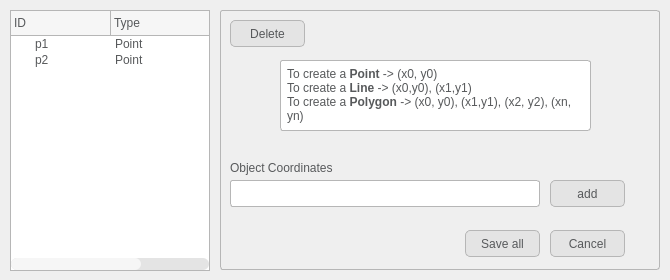
<?xml version="1.0" encoding="UTF-8"?>
<ui version="4.0">
 <class>Dialog</class>
 <widget class="QDialog" name="Dialog">
  <property name="geometry">
   <rect>
    <x>0</x>
    <y>0</y>
    <width>670</width>
    <height>280</height>
   </rect>
  </property>
  <property name="windowTitle">
   <string>New Object</string>
  </property>
  <property name="styleSheet">
   <string notr="true">QPalette{background:#FFFFFF;}*{outline:0px;color:#57595B;}

QWidget[form=&quot;true&quot;],QLabel[frameShape=&quot;1&quot;]{
border:1px solid #B6B6B6;
border-radius:0px;
}

QWidget[form=&quot;bottom&quot;]{
background:#E4E4E4;
}

QWidget[form=&quot;bottom&quot;] .QFrame{
border:1px solid #57595B;
}

QWidget[form=&quot;bottom&quot;] QLabel,QWidget[form=&quot;title&quot;] QLabel{
border-radius:0px;
color:#57595B;
background:none;
border-style:none;
}

QWidget[form=&quot;title&quot;],QWidget[nav=&quot;left&quot;],QWidget[nav=&quot;top&quot;] QAbstractButton{
border-style:none;
border-radius:0px;
padding:5px;
color:#57595B;
background:qlineargradient(spread:pad,x1:0,y1:0,x2:0,y2:1,stop:0 #E4E4E4,stop:1 #E4E4E4);
}

QWidget[nav=&quot;top&quot;] QAbstractButton:hover,QWidget[nav=&quot;top&quot;] QAbstractButton:pressed,QWidget[nav=&quot;top&quot;] QAbstractButton:checked{
border-style:solid;
border-width:0px 0px 2px 0px;
padding:4px 4px 2px 4px;
border-color:#00BB9E;
background:qlineargradient(spread:pad,x1:0,y1:0,x2:0,y2:1,stop:0 #F6F6F6,stop:1 #F6F6F6);
}

QWidget[nav=&quot;left&quot;] QAbstractButton{
border-radius:0px;
color:#57595B;
background:none;
border-style:none;
}

QWidget[nav=&quot;left&quot;] QAbstractButton:hover{
color:#FFFFFF;
background-color:#00BB9E;
}

QWidget[nav=&quot;left&quot;] QAbstractButton:checked,QWidget[nav=&quot;left&quot;] QAbstractButton:pressed{
color:#57595B;
border-style:solid;
border-width:0px 0px 0px 2px;
padding:4px 4px 4px 2px;
border-color:#00BB9E;
background-color:#FFFFFF;
}

QWidget[video=&quot;true&quot;] QLabel{
color:#57595B;
border:1px solid #B6B6B6;
background:qlineargradient(spread:pad,x1:0,y1:0,x2:0,y2:1,stop:0 #E4E4E4,stop:1 #E4E4E4);
}

QWidget[video=&quot;true&quot;] QLabel:focus{
border:1px solid #00BB9E;
background:qlineargradient(spread:pad,x1:0,y1:0,x2:0,y2:1,stop:0 #F6F6F6,stop:1 #F6F6F6);
}

QLineEdit,QTextEdit,QPlainTextEdit,QSpinBox,QDoubleSpinBox,QComboBox,QDateEdit,QTimeEdit,QDateTimeEdit{
border:1px solid #B6B6B6;
border-radius:3px;
padding:2px;
background:none;
selection-background-color:#E4E4E4;
selection-color:#57595B;
}

QLineEdit:focus,QTextEdit:focus,QPlainTextEdit:focus,QSpinBox:focus,QDoubleSpinBox:focus,QComboBox:focus,QDateEdit:focus,QTimeEdit:focus,QDateTimeEdit:focus,QLineEdit:hover,QTextEdit:hover,QPlainTextEdit:hover,QSpinBox:hover,QDoubleSpinBox:hover,QComboBox:hover,QDateEdit:hover,QTimeEdit:hover,QDateTimeEdit:hover{
border:1px solid #B6B6B6;
}

QLineEdit[echoMode=&quot;2&quot;]{
lineedit-password-character:9679;
}

.QFrame{
border:1px solid #B6B6B6;
border-radius:3px;
}

.QGroupBox{
border:1px solid #B6B6B6;
border-radius:5px;
margin-top:3ex;
}

.QGroupBox::title{
subcontrol-origin:margin;
position:relative;
left:10px;
}

.QPushButton,.QToolButton{
border-style:none;
border:1px solid #B6B6B6;
color:#57595B;
padding:5px;
min-height:15px;
border-radius:5px;
background:qlineargradient(spread:pad,x1:0,y1:0,x2:0,y2:1,stop:0 #E4E4E4,stop:1 #E4E4E4);
}

.QPushButton:hover,.QToolButton:hover{
background:qlineargradient(spread:pad,x1:0,y1:0,x2:0,y2:1,stop:0 #F6F6F6,stop:1 #F6F6F6);
}

.QPushButton:pressed,.QToolButton:pressed{
background:qlineargradient(spread:pad,x1:0,y1:0,x2:0,y2:1,stop:0 #E4E4E4,stop:1 #E4E4E4);
}

.QToolButton::menu-indicator{
image:None;
}

QToolButton#btnMenu,QPushButton#btnMenu_Min,QPushButton#btnMenu_Max,QPushButton#btnMenu_Close{
border-radius:3px;
color:#57595B;
padding:3px;
margin:0px;
background:none;
border-style:none;
}

QToolButton#btnMenu:hover,QPushButton#btnMenu_Min:hover,QPushButton#btnMenu_Max:hover{
color:#FFFFFF;
margin:1px 1px 2px 1px;
background-color:rgba(51,127,209,230);
}

QPushButton#btnMenu_Close:hover{
color:#FFFFFF;
margin:1px 1px 2px 1px;
background-color:rgba(238,0,0,128);
}

QRadioButton::indicator{
width:15px;
height:15px;
}

QRadioButton::indicator::unchecked{
image:url(:/qss/qss/flatwhite/radiobutton_unchecked.png);
}

QRadioButton::indicator::unchecked:disabled{
image:url(:/qss/qss/flatwhite/radiobutton_unchecked_disable.png);
}

QRadioButton::indicator::checked{
image:url(:/qss/qss/flatwhite/radiobutton_checked.png);
}

QRadioButton::indicator::checked:disabled{
image:url(:/qss/qss/flatwhite/radiobutton_checked_disable.png);
}

QGroupBox::indicator,QTreeWidget::indicator,QListWidget::indicator{
padding:0px -3px 0px 3px;
}

QCheckBox::indicator,QGroupBox::indicator,QTreeWidget::indicator,QListWidget::indicator{
width:13px;
height:13px;
}

QCheckBox::indicator:unchecked,QGroupBox::indicator:unchecked,QTreeWidget::indicator:unchecked,QListWidget::indicator:unchecked{
image:url(:/qss/qss/flatwhite/checkbox_unchecked.png);
}

QCheckBox::indicator:unchecked:disabled,QGroupBox::indicator:unchecked:disabled,QTreeWidget::indicator:unchecked:disabled,QListWidget::indicator:disabled{
image:url(:/qss/qss/flatwhite/checkbox_unchecked_disable.png);
}

QCheckBox::indicator:checked,QGroupBox::indicator:checked,QTreeWidget::indicator:checked,QListWidget::indicator:checked{
image:url(:/qss/qss/flatwhite/checkbox_checked.png);
}

QCheckBox::indicator:checked:disabled,QGroupBox::indicator:checked:disabled,QTreeWidget::indicator:checked:disabled,QListWidget::indicator:checked:disabled{
image:url(:/qss/qss/flatwhite/checkbox_checked_disable.png);
}

QCheckBox::indicator:indeterminate,QGroupBox::indicator:indeterminate,QTreeWidget::indicator:indeterminate,QListWidget::indicator:indeterminate{
image:url(:/qss/qss/flatwhite/checkbox_parcial.png);
}

QCheckBox::indicator:indeterminate:disabled,QGroupBox::indicator:indeterminate:disabled,QTreeWidget::indicator:indeterminate:disabled,QListWidget::indicator:indeterminate:disabled{
image:url(:/qss/qss/flatwhite/checkbox_parcial_disable.png);
}

QTimeEdit::up-button,QDateEdit::up-button,QDateTimeEdit::up-button,QDoubleSpinBox::up-button,QSpinBox::up-button{
image:url(:/qss/qss/flatwhite/add_top.png);
width:10px;
height:10px;
padding:2px 5px 0px 0px;
}

QTimeEdit::down-button,QDateEdit::down-button,QDateTimeEdit::down-button,QDoubleSpinBox::down-button,QSpinBox::down-button{
image:url(:/qss/qss/flatwhite/add_bottom.png);
width:10px;
height:10px;
padding:0px 5px 2px 0px;
}

QTimeEdit::up-button:pressed,QDateEdit::up-button:pressed,QDateTimeEdit::up-button:pressed,QDoubleSpinBox::up-button:pressed,QSpinBox::up-button:pressed{
top:-2px;
}
  
QTimeEdit::down-button:pressed,QDateEdit::down-button:pressed,QDateTimeEdit::down-button:pressed,QDoubleSpinBox::down-button:pressed,QSpinBox::down-button:pressed,QSpinBox::down-button:pressed{
bottom:-2px;
}

QComboBox::down-arrow,QDateEdit[calendarPopup=&quot;true&quot;]::down-arrow,QTimeEdit[calendarPopup=&quot;true&quot;]::down-arrow,QDateTimeEdit[calendarPopup=&quot;true&quot;]::down-arrow{
image:url(:/qss/qss/flatwhite/add_bottom.png);
width:10px;
height:10px;
right:2px;
}

QComboBox::drop-down,QDateEdit::drop-down,QTimeEdit::drop-down,QDateTimeEdit::drop-down{
subcontrol-origin:padding;
subcontrol-position:top right;
width:15px;
border-left-width:0px;
border-left-style:solid;
border-top-right-radius:3px;
border-bottom-right-radius:3px;
border-left-color:#B6B6B6;
}

QComboBox::drop-down:on{
top:1px;
}

QMenuBar::item{
color:#57595B;
background-color:#E4E4E4;
margin:0px;
padding:3px 10px;
}

QMenu,QMenuBar,QMenu:disabled,QMenuBar:disabled{
color:#57595B;
background-color:#E4E4E4;
border:1px solid #B6B6B6;
margin:0px;
}

QMenu::item{
padding:3px 20px;
}

QMenu::indicator{
width:13px;
height:13px;
}

QMenu::item:selected,QMenuBar::item:selected{
color:#57595B;
border:0px solid #B6B6B6;
background:#F6F6F6;
}

QMenu::separator{
height:1px;
background:#B6B6B6;
}

QProgressBar{
min-height:10px;
background:#E4E4E4;
border-radius:5px;
text-align:center;
border:1px solid #E4E4E4;
}

QProgressBar:chunk{
border-radius:5px;
background-color:#B6B6B6;
}

QSlider::groove:horizontal{
background:#E4E4E4;
height:8px;
border-radius:4px;
}

QSlider::add-page:horizontal{
background:#E4E4E4;
height:8px;
border-radius:4px;
}

QSlider::sub-page:horizontal{
background:#B6B6B6;
height:8px;
border-radius:4px;
}

QSlider::handle:horizontal{
width:13px;
margin-top:-3px;
margin-bottom:-3px;
border-radius:6px;
background:qradialgradient(spread:pad,cx:0.5,cy:0.5,radius:0.5,fx:0.5,fy:0.5,stop:0.6 #FFFFFF,stop:0.8 #B6B6B6);
}

QSlider::groove:vertical{
width:8px;
border-radius:4px;
background:#E4E4E4;
}

QSlider::add-page:vertical{
width:8px;
border-radius:4px;
background:#E4E4E4;
}

QSlider::sub-page:vertical{
width:8px;
border-radius:4px;
background:#B6B6B6;
}

QSlider::handle:vertical{
height:14px;
margin-left:-3px;
margin-right:-3px;
border-radius:6px;
background:qradialgradient(spread:pad,cx:0.5,cy:0.5,radius:0.5,fx:0.5,fy:0.5,stop:0.6 #FFFFFF,stop:0.8 #B6B6B6);
}

QScrollBar:horizontal{
background:#E4E4E4;
padding:0px;
border-radius:6px;
max-height:12px;
}

QScrollBar::handle:horizontal{
background:#F6F6F6;
min-width:50px;
border-radius:6px;
}

QScrollBar::handle:horizontal:hover{
background:#B6B6B6;
}

QScrollBar::handle:horizontal:pressed{
background:#B6B6B6;
}

QScrollBar::add-page:horizontal{
background:none;
}

QScrollBar::sub-page:horizontal{
background:none;
}

QScrollBar::add-line:horizontal{
background:none;
}

QScrollBar::sub-line:horizontal{
background:none;
}

QScrollBar:vertical{
background:#E4E4E4;
padding:0px;
border-radius:6px;
max-width:12px;
}

QScrollBar::handle:vertical{
background:#F6F6F6;
min-height:50px;
border-radius:6px;
}

QScrollBar::handle:vertical:hover{
background:#B6B6B6;
}

QScrollBar::handle:vertical:pressed{
background:#B6B6B6;
}

QScrollBar::add-page:vertical{
background:none;
}

QScrollBar::sub-page:vertical{
background:none;
}

QScrollBar::add-line:vertical{
background:none;
}

QScrollBar::sub-line:vertical{
background:none;
}

QScrollArea{
border:0px;
}

QTreeView,QListView,QTableView,QTabWidget::pane{
border:1px solid #B6B6B6;
selection-background-color:#F6F6F6;
selection-color:#57595B;
alternate-background-color:#F6F6F6;
gridline-color:#B6B6B6;
}

QTreeView::branch:closed:has-children{
margin:4px;
border-image:url(:/qss/qss/flatwhite/branch_open.png);
}

QTreeView::branch:open:has-children{
margin:4px;
border-image:url(:/qss/qss/flatwhite/branch_close.png);
}

QTreeView,QListView,QTableView,QSplitter::handle,QTreeView::branch{
background:#FFFFFF;
}

QTableView::item:selected,QListView::item:selected,QTreeView::item:selected{
color:#57595B;
background:qlineargradient(spread:pad,x1:0,y1:0,x2:0,y2:1,stop:0 #E4E4E4,stop:1 #E4E4E4);
}

QTableView::item:hover,QListView::item:hover,QTreeView::item:hover{
color:#57595B;
background:qlineargradient(spread:pad,x1:0,y1:0,x2:0,y2:1,stop:0 #F6F6F6,stop:1 #F6F6F6);
}

QTableView::item,QListView::item,QTreeView::item{
padding:1px;
margin:0px;
}

QHeaderView::section,QTableCornerButton:section{
padding:3px;
margin:0px;
color:#57595B;
border:1px solid #B6B6B6;
border-left-width:0px;
border-right-width:1px;
border-top-width:0px;
border-bottom-width:1px;
background:qlineargradient(spread:pad,x1:0,y1:0,x2:0,y2:1,stop:0 #F6F6F6,stop:1 #F6F6F6);
}

QTabBar::tab{
border:1px solid #B6B6B6;
color:#57595B;
margin:0px;
background:qlineargradient(spread:pad,x1:0,y1:0,x2:0,y2:1,stop:0 #F6F6F6,stop:1 #F6F6F6);
}

QTabBar::tab:selected,QTabBar::tab:hover{
border-style:solid;
border-color:#00BB9E;
background:qlineargradient(spread:pad,x1:0,y1:0,x2:0,y2:1,stop:0 #E4E4E4,stop:1 #E4E4E4);
}

QTabBar::tab:top,QTabBar::tab:bottom{
padding:3px 8px 3px 8px;
}

QTabBar::tab:left,QTabBar::tab:right{
padding:8px 3px 8px 3px;
}

QTabBar::tab:top:selected,QTabBar::tab:top:hover{
border-width:2px 0px 0px 0px;
}

QTabBar::tab:right:selected,QTabBar::tab:right:hover{
border-width:0px 0px 0px 2px;
}

QTabBar::tab:bottom:selected,QTabBar::tab:bottom:hover{
border-width:0px 0px 2px 0px;
}

QTabBar::tab:left:selected,QTabBar::tab:left:hover{
border-width:0px 2px 0px 0px;
}

QTabBar::tab:first:top:selected,QTabBar::tab:first:top:hover,QTabBar::tab:first:bottom:selected,QTabBar::tab:first:bottom:hover{
border-left-width:1px;
border-left-color:#B6B6B6;
}

QTabBar::tab:first:left:selected,QTabBar::tab:first:left:hover,QTabBar::tab:first:right:selected,QTabBar::tab:first:right:hover{
border-top-width:1px;
border-top-color:#B6B6B6;
}

QTabBar::tab:last:top:selected,QTabBar::tab:last:top:hover,QTabBar::tab:last:bottom:selected,QTabBar::tab:last:bottom:hover{
border-right-width:1px;
border-right-color:#B6B6B6;
}

QTabBar::tab:last:left:selected,QTabBar::tab:last:left:hover,QTabBar::tab:last:right:selected,QTabBar::tab:last:right:hover{
border-bottom-width:1px;
border-bottom-color:#B6B6B6;
}

QStatusBar::item{
border:0px solid #E4E4E4;
border-radius:3px;
}

QToolBox::tab,QGroupBox#gboxDevicePanel,QGroupBox#gboxDeviceTitle,QFrame#gboxDevicePanel,QFrame#gboxDeviceTitle{
padding:3px;
border-radius:5px;
color:#57595B;
background:qlineargradient(spread:pad,x1:0,y1:0,x2:0,y2:1,stop:0 #E4E4E4,stop:1 #E4E4E4);
}

QToolTip{
border:0px solid #57595B;
padding:1px;
color:#57595B;
background:qlineargradient(spread:pad,x1:0,y1:0,x2:0,y2:1,stop:0 #E4E4E4,stop:1 #E4E4E4);
}

QToolBox::tab:selected{
background:qlineargradient(spread:pad,x1:0,y1:0,x2:0,y2:1,stop:0 #F6F6F6,stop:1 #F6F6F6);
}

QPrintPreviewDialog QToolButton{
border:0px solid #57595B;
border-radius:0px;
margin:0px;
padding:3px;
background:none;
}

QColorDialog QPushButton,QFileDialog QPushButton{
min-width:80px;
}

QToolButton#qt_calendar_prevmonth{
icon-size:0px;
min-width:20px;
image:url(:/qss/qss/flatwhite/calendar_prevmonth.png);
}

QToolButton#qt_calendar_nextmonth{
icon-size:0px;
min-width:20px;
image:url(:/qss/qss/flatwhite/calendar_nextmonth.png);
}

QToolButton#qt_calendar_prevmonth,QToolButton#qt_calendar_nextmonth,QToolButton#qt_calendar_monthbutton,QToolButton#qt_calendar_yearbutton{
border:0px solid #57595B;
border-radius:3px;
margin:3px 3px 3px 3px;
padding:3px;
background:none;
}

QToolButton#qt_calendar_prevmonth:hover,QToolButton#qt_calendar_nextmonth:hover,QToolButton#qt_calendar_monthbutton:hover,QToolButton#qt_calendar_yearbutton:hover,QToolButton#qt_calendar_prevmonth:pressed,QToolButton#qt_calendar_nextmonth:pressed,QToolButton#qt_calendar_monthbutton:pressed,QToolButton#qt_calendar_yearbutton:pressed{
border:1px solid #B6B6B6;
}

QCalendarWidget QSpinBox#qt_calendar_yearedit{
margin:2px;
}

QCalendarWidget QToolButton::menu-indicator{
image:None;
}

QCalendarWidget QTableView{
border-width:0px;
}

QCalendarWidget QWidget#qt_calendar_navigationbar{
border:1px solid #B6B6B6;
border-width:1px 1px 0px 1px;
background:qlineargradient(spread:pad,x1:0,y1:0,x2:0,y2:1,stop:0 #E4E4E4,stop:1 #E4E4E4);
}

QComboBox QAbstractItemView::item{
min-height:20px;
min-width:10px;
}

QTableView[model=&quot;true&quot;]::item{
padding:0px;
margin:0px;
}

QTableView QLineEdit,QTableView QComboBox,QTableView QSpinBox,QTableView QDoubleSpinBox,QTableView QDateEdit,QTableView QTimeEdit,QTableView QDateTimeEdit{
border-width:0px;
border-radius:0px;
}

QTableView QLineEdit:focus,QTableView QComboBox:focus,QTableView QSpinBox:focus,QTableView QDoubleSpinBox:focus,QTableView QDateEdit:focus,QTableView QTimeEdit:focus,QTableView QDateTimeEdit:focus{
border-width:0px;
border-radius:0px;
}

QLineEdit,QTextEdit,QPlainTextEdit,QSpinBox,QDoubleSpinBox,QComboBox,QDateEdit,QTimeEdit,QDateTimeEdit{
background:#FFFFFF;
}

*:disabled{
background:#FFFFFF;
border-color:#E4E4E4;
}

/*TextColor:#57595B*/
/*PanelColor:#FFFFFF*/
/*BorderColor:#B6B6B6*/
/*NormalColorStart:#E4E4E4*/
/*NormalColorEnd:#E4E4E4*/
/*DarkColorStart:#F6F6F6*/
/*DarkColorEnd:#F6F6F6*/
/*HighColor:#00BB9E*/</string>
  </property>
  <widget class="QTreeWidget" name="treeWidget">
   <property name="geometry">
    <rect>
     <x>10</x>
     <y>10</y>
     <width>200</width>
     <height>261</height>
    </rect>
   </property>
   <column>
    <property name="text">
     <string>ID</string>
    </property>
   </column>
   <column>
    <property name="text">
     <string>Type</string>
    </property>
   </column>
   <column>
    <property name="text">
     <string>Coordinates</string>
    </property>
   </column>
   <item>
    <property name="text">
     <string>p1</string>
    </property>
    <property name="text">
     <string>Point</string>
    </property>
    <property name="text">
     <string>(2.0, 3.0)</string>
    </property>
   </item>
   <item>
    <property name="text">
     <string>p2</string>
    </property>
    <property name="text">
     <string>Point</string>
    </property>
    <property name="text">
     <string>(3.0, 5.0)</string>
    </property>
   </item>
  </widget>
  <widget class="QFrame" name="frame">
   <property name="geometry">
    <rect>
     <x>220</x>
     <y>10</y>
     <width>440</width>
     <height>260</height>
    </rect>
   </property>
   <property name="frameShape">
    <enum>QFrame::StyledPanel</enum>
   </property>
   <property name="frameShadow">
    <enum>QFrame::Raised</enum>
   </property>
   <widget class="QTextBrowser" name="textInstructions">
    <property name="geometry">
     <rect>
      <x>60</x>
      <y>50</y>
      <width>311</width>
      <height>71</height>
     </rect>
    </property>
    <property name="html">
     <string>&lt;!DOCTYPE HTML PUBLIC &quot;-//W3C//DTD HTML 4.0//EN&quot; &quot;http://www.w3.org/TR/REC-html40/strict.dtd&quot;&gt;
&lt;html&gt;&lt;head&gt;&lt;meta name=&quot;qrichtext&quot; content=&quot;1&quot; /&gt;&lt;meta charset=&quot;utf-8&quot; /&gt;&lt;style type=&quot;text/css&quot;&gt;
p, li { white-space: pre-wrap; }
&lt;/style&gt;&lt;/head&gt;&lt;body style=&quot; font-family:'Segoe UI'; font-size:9pt; font-weight:400; font-style:normal;&quot;&gt;
&lt;p style=&quot; margin-top:0px; margin-bottom:0px; margin-left:0px; margin-right:0px; -qt-block-indent:0; text-indent:0px;&quot;&gt;To create a &lt;span style=&quot; font-weight:700;&quot;&gt;Point&lt;/span&gt; -&amp;gt; (x0, y0)&lt;/p&gt;
&lt;p style=&quot; margin-top:0px; margin-bottom:0px; margin-left:0px; margin-right:0px; -qt-block-indent:0; text-indent:0px;&quot;&gt;To create a &lt;span style=&quot; font-weight:700;&quot;&gt;Line&lt;/span&gt; -&amp;gt; (x0,y0), (x1,y1)&lt;/p&gt;
&lt;p style=&quot; margin-top:0px; margin-bottom:0px; margin-left:0px; margin-right:0px; -qt-block-indent:0; text-indent:0px;&quot;&gt;To create a &lt;span style=&quot; font-weight:700;&quot;&gt;Polygon&lt;/span&gt; -&amp;gt; (x0, y0), (x1,y1), (x2, y2), (xn, yn)&lt;/p&gt;&lt;/body&gt;&lt;/html&gt;</string>
    </property>
   </widget>
   <widget class="QLineEdit" name="input">
    <property name="geometry">
     <rect>
      <x>10</x>
      <y>170</y>
      <width>310</width>
      <height>27</height>
     </rect>
    </property>
    <property name="placeholderText">
     <string/>
    </property>
   </widget>
   <widget class="QPushButton" name="buttonDelete">
    <property name="geometry">
     <rect>
      <x>10</x>
      <y>10</y>
      <width>75</width>
      <height>27</height>
     </rect>
    </property>
    <property name="text">
     <string>Delete</string>
    </property>
   </widget>
   <widget class="QPushButton" name="buttonAdd">
    <property name="geometry">
     <rect>
      <x>330</x>
      <y>170</y>
      <width>75</width>
      <height>27</height>
     </rect>
    </property>
    <property name="text">
     <string>add</string>
    </property>
   </widget>
   <widget class="QPushButton" name="buttonSaveAll">
    <property name="geometry">
     <rect>
      <x>245</x>
      <y>220</y>
      <width>75</width>
      <height>27</height>
     </rect>
    </property>
    <property name="text">
     <string>Save all</string>
    </property>
   </widget>
   <widget class="QPushButton" name="buttonCancel">
    <property name="geometry">
     <rect>
      <x>330</x>
      <y>220</y>
      <width>75</width>
      <height>27</height>
     </rect>
    </property>
    <property name="text">
     <string>Cancel</string>
    </property>
   </widget>
   <widget class="QLabel" name="label">
    <property name="geometry">
     <rect>
      <x>10</x>
      <y>150</y>
      <width>111</width>
      <height>16</height>
     </rect>
    </property>
    <property name="text">
     <string>Object Coordinates</string>
    </property>
   </widget>
  </widget>
  <zorder>frame</zorder>
  <zorder>treeWidget</zorder>
 </widget>
 <resources/>
 <connections/>
</ui>
